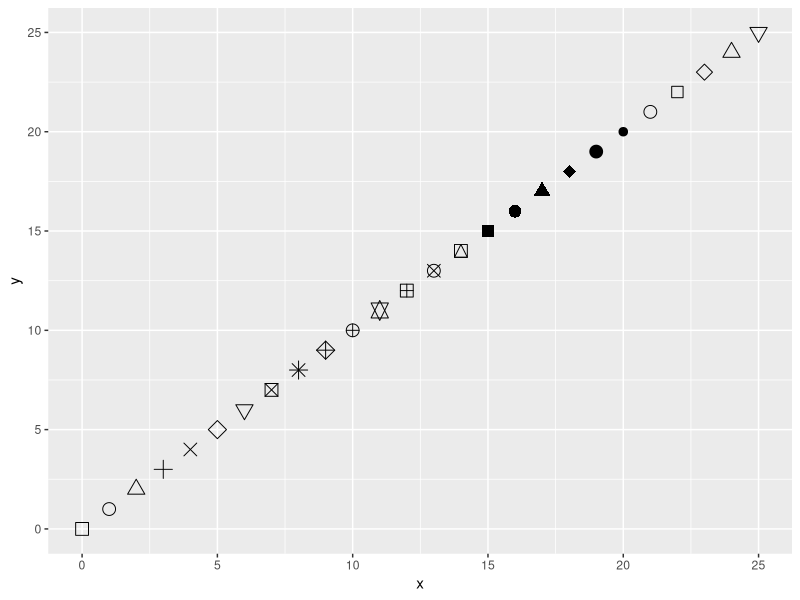
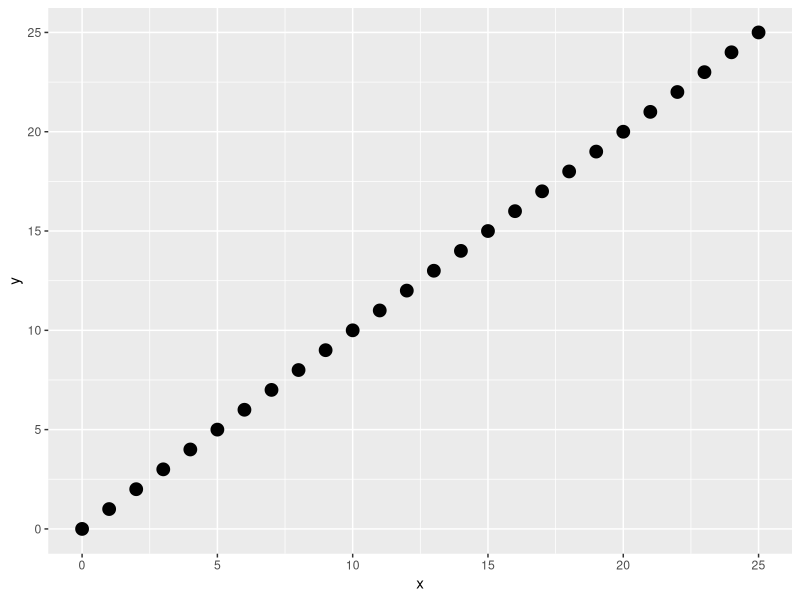
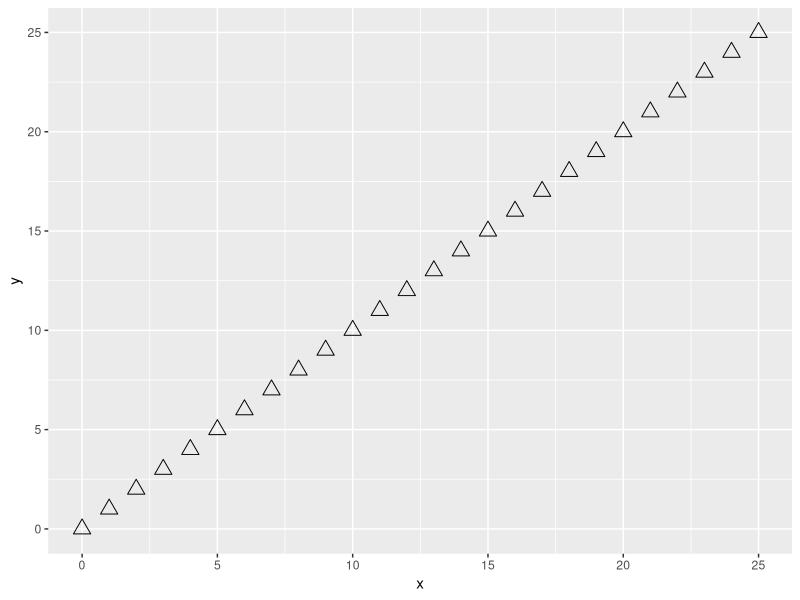
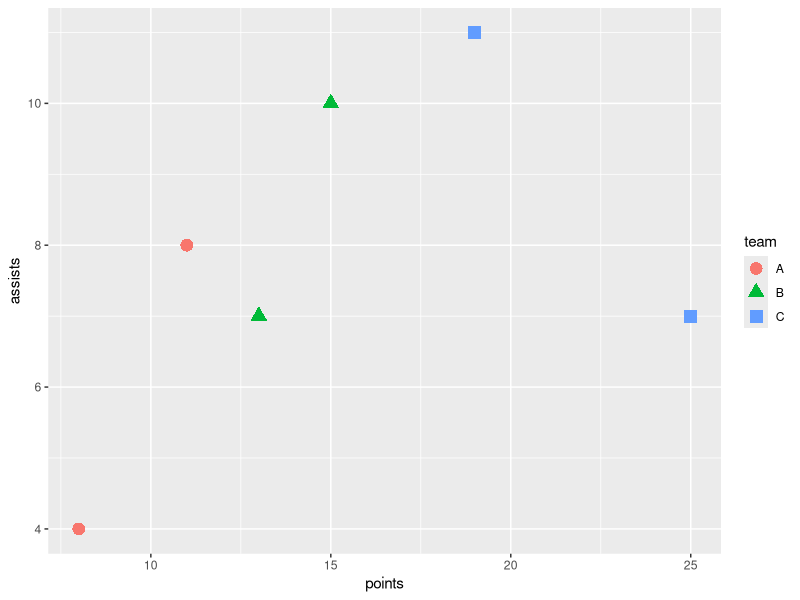

Write R code to recreate these figures, in order.
library("ggplot2")

# create data frame
df <- data.frame(x=0:25, y=0:25)

# create scatterplot
ggplot(df, aes(x=x, y=y)) +
  geom_point(shape=0:25, size=4)

# Example 1: Create Plot with Default Shape
library("ggplot2")

# create data frame
df <- data.frame(x=0:25, y=0:25)

# create scatterplot with default point shape
ggplot(df, aes(x=x, y=y)) +
  geom_point(size=4)

library("ggplot2")

# create data frame
df <- data.frame(x=0:25, y=0:25)

# create scatterplot with custom point shape
ggplot(df, aes(x=x, y=y)) +
  geom_point(shape=2, size=4)


# Example 3: Create Plot with Shape Based on Value
library("ggplot2")

# create data frame
df <- data.frame(team=c('A', 'A', 'B', 'B', 'C', 'C'),
                 points=c(8, 11, 13, 15, 19, 25),
                 assists=c(4, 8, 7, 10, 11, 7))

# create scatterplot where point shape is based on team
ggplot(df, aes(x=points, y=assists, group=team)) +
  geom_point(aes(shape=team, color=team), size=4)





















